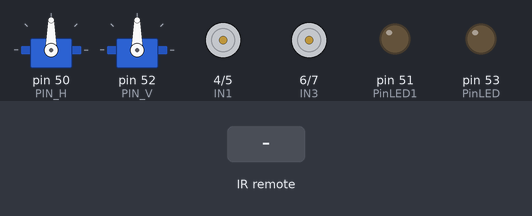
Bench run of a sketch on a simulated Arduino Mega 2560, built with avr-gcc and run on an emulated ATmega2560. Shown: 2 × servo, motor-driver pin pairs drawn as motors (green arrow = first pin HIGH = forward, orange = second pin HIGH = backward, longer = more drive, scaled by the enable pin), output pins drawn as LEDs (lit = HIGH). The test bench sets the inputs (shaded band). What the sketch prints to the serial monitor is not drawn.

Above: at 1.2 s.
1.3 s: infrared code 0xFF18E7 received
At 2.5 s:
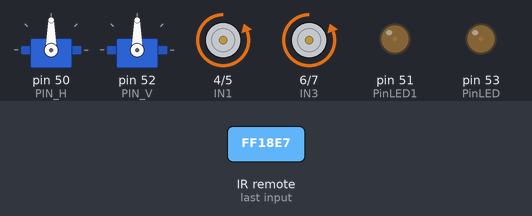
2.8 s: infrared code 0xFF42BD received
At 3.4 s:
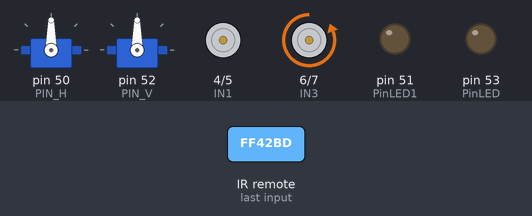
4.3 s: infrared code 0xFF52AD received
At 5.5 s:
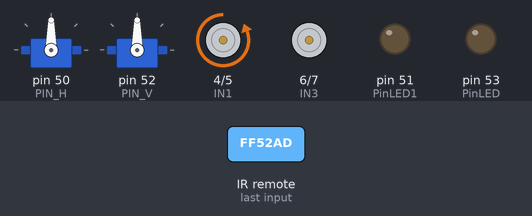
5.8 s: infrared code 0xFF4AB5 received
At 6.6 s:
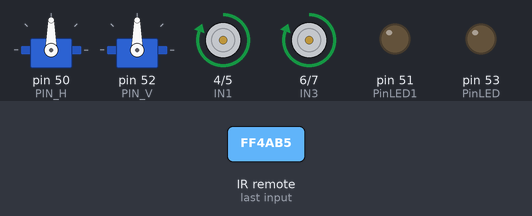
7.3 s: infrared code 0xFF5AA5 received
At 8.2 s:
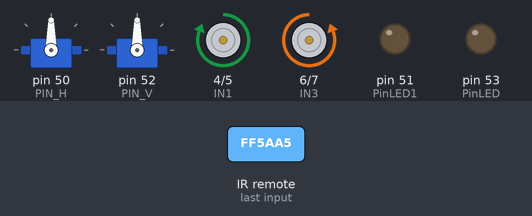
8.8 s: infrared code 0xFF10EF received
At 9.4 s:
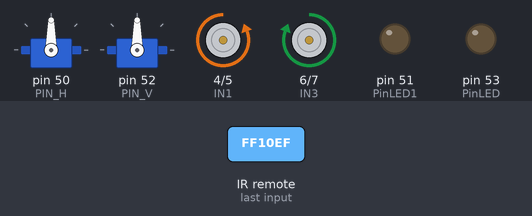
Timing chart, 0 to 11.3 s (numbered marks = the images above; inputs shaded):
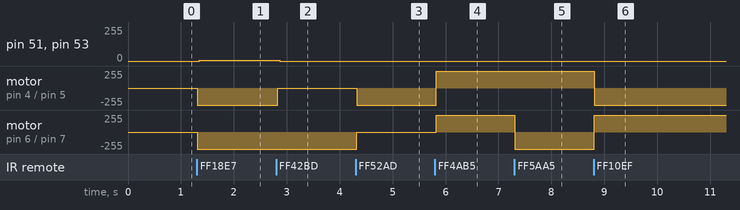

The sketch:

Rover_4_Motor_IR_Bluetooth_hc-05.ino
```cpp
/* include library */
#include <IRremote.h>
#include <Servo.h>

// ----------- SERVOS
Servo myservoH;  // create servo object to control a servo Horizontal
Servo myservoV;  // create servo object to control a servo Vertical

int pos = 0;    // variable to store the servo position
int PIN_H = 50;    // pin 2 conectado a señal del servo
int PIN_V = 52;    // pin 2 conectado a señal del servo

int PULSOMIN = 560;    // pulso minimo en microsegundos del servo Horizontal
int PULSOMAX = 2455;    // pulso maximo en microsegundos del servo Horizontal


// ----------- infrarrojo

int IRsensorPin = 11; // pin 11 del sensor infrarrojo
int po = 11; // pin 11 del sensor infrarrojo

IRrecv irrecv(IRsensorPin);
decode_results results;

// ----------- Puenteh

int ENA = 2;      // ENA de L298N a pin digital 5
int ENB = 3;      // ENb de L298N a pin digital 5
//derecho
int IN1 = 4;      // IN1 de L298N a pin digital 2
int IN2 = 5;      // IN2 de L298N a pin digital 3
//izquierdo
int IN3 = 6;      // IN2 de L298N a pin digital 2
int IN4 = 7;      // IN3 de L298N a pin digital 3
int speedCar = 1023;      // variable para almacenar valor de velocidad

int speedCarFast = 1023;      // variable para almacenar valor de velocidad
int speedCarSlow = 680;      // variable para almacenar valor de velocidad
int speedCarSlower = 350;      // variable para almacenar valor de velocidad


int speedOff = 0 ;
// definir led

int PinLED = 53;
int PinLED1 = 51;

int var =0;
void setup(){


  pinMode(IN1, OUTPUT);   // IN1 como salida
  pinMode(IN2, OUTPUT);   // IN2 como salida
  pinMode(ENA, OUTPUT);   // ENA como salida
  pinMode(IN3, OUTPUT);   // IN3 como salida
  pinMode(IN4, OUTPUT);   // IN4 como salida
  pinMode(ENB, OUTPUT);   // ENB como salida


  //led
  pinMode(PinLED, OUTPUT);
    digitalWrite(PinLED, LOW);
  pinMode(PinLED1, OUTPUT);
    digitalWrite(PinLED1, LOW);


  myservoH.attach(PIN_H, PULSOMIN, PULSOMAX);  // attaches the servo on pin to the servo object y los pulsos maximo y minimo
  myservoV.attach(PIN_V, PULSOMIN, PULSOMAX);  // attaches the servo on pin to the servo object
  /* start serial communication to see hex codes */
  Serial.begin(9600);
  irrecv.enableIRIn();
}

void loop(){

  if (irrecv.decode(&results)){
    /* print the hex code value on the serial monitor */
    Serial.println(results.value);
    delay(5);
    /* resume function according to hex code */
    irrecv.resume();
  }

  /* if the incoming data is "defined hex code" then run the motors functions */
  /* instead of zeros "0000", write the hex codes of your remote control */
  if(results.value == 16718055) { MotorForward();}
  else if(results.value == 16730805) {MotorBackward();}
  else if(results.value == 16734885) {TurnRight();}
  else if(results.value == 16716015) {TurnLeft();}
  else if(results.value == 16724175) {LeftSlow();}  // diagonales boton 1
  else if(results.value == 16743045) {RigthSlow();}    // diagonales boton 3
  else if(results.value == 16728765) {LeftSuperSlow();}    // diagonales boton 7
  else if(results.value == 16732845) {RigthSuperSlow();}    // boton 9
  else if(results.value == 16769055) speedCar = speedCarSlower;   // diagonales tecla -680
  else if(results.value == 16754775) speedCar = speedCarSlow;   // diagonales tecla -
  else if(results.value == 16748655) speedCar = speedCarFast;  // diagonales tecla EQ
  else if(results.value == 16753245) {led_blink();}
  else if(results.value == 16736925) {goBaila();}
  else if(results.value == 16769565) {goLuces();}
  else if(results.value == 16712445  || results.value == 16761405 ) {goLucesOff();}
  else if(results.value == 16726215) {MotorStop(); rotarStop();}

  if(results.value == 16720605) {rotarH();}
  if(results.value == 16761405) {rotarV();}
  if(results.value == 16738455) {rotarStop();}


}


// Funciones de motores
/* FORWARD */
void MotorForward(){
    Serial.print(speedCar);

  goLuces();
  analogWrite(ENA, speedCar);  // velocidad mediante PWM en ENA
  analogWrite(ENB, speedCar);  // velocidad mediante PWM en ENB

  digitalWrite(IN1, LOW); // IN1 a cero logico
  digitalWrite(IN2, HIGH);  // IN2 a uno logico

  digitalWrite(IN3, LOW); // IN3 a cero logico
  digitalWrite(IN4, HIGH);  // IN4 a uno logico
  goLucesOff();
}

/* BACKWARD */
void MotorBackward(){
  analogWrite(ENA, speedCar);  // velocidad mediante PWM en ENA
  analogWrite(ENB, speedCar);  // velocidad mediante PWM en ENB
  digitalWrite(IN1, HIGH); // IN1 a cero logico
  digitalWrite(IN2, LOW);  // IN2 a uno logico

  digitalWrite(IN3, HIGH); // IN3 a cero logico
  digitalWrite(IN4, LOW);  // IN4 a uno logicologico
}
/* TURN RIGHT */
void TurnRight(){
  analogWrite(ENA, speedCar);  // velocidad mediante PWM en ENA
  analogWrite(ENB, speedCar);  // velocidad mediante PWM en ENB
  digitalWrite(IN1,HIGH);
  digitalWrite(IN3,LOW);
  digitalWrite(IN4,HIGH);
  digitalWrite(IN2,LOW);
}

/* TURN LEFT */
void TurnLeft(){
  analogWrite(ENA, speedCar);  // velocidad mediante PWM en ENA
  analogWrite(ENB, speedCar);  // velocidad mediante PWM en ENB
  digitalWrite(IN3,HIGH);
  digitalWrite(IN1,LOW);
  digitalWrite(IN4,LOW);
  digitalWrite(IN2,HIGH);
}

void MotorStop(){
  analogWrite(ENA, speedOff);    // deshabilita motor A
  analogWrite(ENB, speedOff);    // deshabilita motor B
}


void RigthSlow(){
  analogWrite(ENA, speedCarSlower);  // velocidad mediante PWM en ENA
  analogWrite(ENB, speedCarSlower);  // velocidad mediante PWM en ENB
  digitalWrite(IN1,HIGH);
  digitalWrite(IN3,LOW);
  digitalWrite(IN4,HIGH);
  digitalWrite(IN2,LOW);
}

/* TURN LEFT */
void LeftSlow(){
  analogWrite(ENA, speedCarSlower);  // velocidad mediante PWM en ENA
  analogWrite(ENB, speedCarSlower);  // velocidad mediante PWM en ENB
  digitalWrite(IN3,HIGH);
  digitalWrite(IN1,LOW);
  digitalWrite(IN4,LOW);
  digitalWrite(IN2,HIGH);
}


void LeftSuperSlow(){
      Serial.print("LeftSuperSlow");

  analogWrite(ENA, speedOff);  // velocidad mediante PWM en ENA
  analogWrite(ENB, speedCarSlower);  // velocidad mediante PWM en ENB
  digitalWrite(IN1,HIGH);
  digitalWrite(IN3,LOW);
  digitalWrite(IN4,HIGH);
  digitalWrite(IN2,LOW);
}

/* TURN LEFT */
void RigthSuperSlow(){
        Serial.print("RigthSuperSlow");

  analogWrite(ENA, speedCarSlower);  // velocidad mediante PWM en ENA
  analogWrite(ENB, speedOff);  // velocidad mediante PWM en ENB
  digitalWrite(IN3,HIGH);
  digitalWrite(IN1,LOW);
  digitalWrite(IN4,LOW);
  digitalWrite(IN2,HIGH);
}
// ** Motor End

void led_blink(){
  var = 0;
  while (var < 4) {
    digitalWrite(PinLED, HIGH);
    digitalWrite(PinLED1, LOW);
    delay(90);                       // wait for a second

    digitalWrite(PinLED1, HIGH);
    digitalWrite(PinLED, LOW);
    delay(90);                       // wait for half second
    var ++;
  }

}


void goBaila(){
  led_blink();
  TurnRight();
  delay(500);

  led_blink();
  TurnLeft();
  delay(500);

  MotorStop();
}

void goLuces(){
  digitalWrite(PinLED, HIGH);
  digitalWrite(PinLED1, HIGH);
}

void goLucesOff(){
  digitalWrite(PinLED, LOW);
  digitalWrite(PinLED1, LOW);
}

void rotarH(){

  for (pos = 0; pos <= 180; pos += 1) { // goes from 0 degrees to 180 degrees
    // in steps of 1 degree
    myservoH.write(pos);              // tell servo to go to position in variable 'pos'
    delay(15);                       // waits 15ms for the servo to reach the position
  }
  for (pos = 180; pos >= 0; pos -= 1) { // goes from 180 degrees to 0 degrees
    myservoH.write(pos);              // tell servo to go to position in variable 'pos'
    delay(15);                       // waits 15ms for the servo to reach the position
  }
}
void rotarV(){

  myservoV.write(0);    // ubica el servo a 0 grados

}

void rotarStop(){
  myservoV.write(90);
  myservoH.write(90);
}
```

Measured:
- after the input at 1.3 s, pin 51 (PinLED1), pin 53 (PinLED): 0/255 → 6/255 after 0.05 s; motor on pin 4 (IN1) / pin 5 (IN2), motor on pin 6 (IN3) / pin 7 (IN4): stopped → backward 255/255 at once
- after the input at 2.8 s, pin 51 (PinLED1), pin 53 (PinLED): 6/255 → 0/255 after 0.07 s; motor on pin 4 (IN1) / pin 5 (IN2): backward 255/255 → stopped at once
- after the input at 4.3 s, motor on pin 4 (IN1) / pin 5 (IN2): stopped → backward 255/255 at once; motor on pin 6 (IN3) / pin 7 (IN4): backward 255/255 → stopped at once
- after the input at 5.8 s, motor on pin 4 (IN1) / pin 5 (IN2): backward 255/255 → forward 255/255 at once; motor on pin 6 (IN3) / pin 7 (IN4): stopped → forward 255/255 at once
- after the input at 7.3 s, motor on pin 6 (IN3) / pin 7 (IN4): forward 255/255 → backward 255/255 at once
- after the input at 8.8 s, motor on pin 4 (IN1) / pin 5 (IN2): forward 255/255 → backward 255/255 at once; motor on pin 6 (IN3) / pin 7 (IN4): backward 255/255 → forward 255/255 at once
